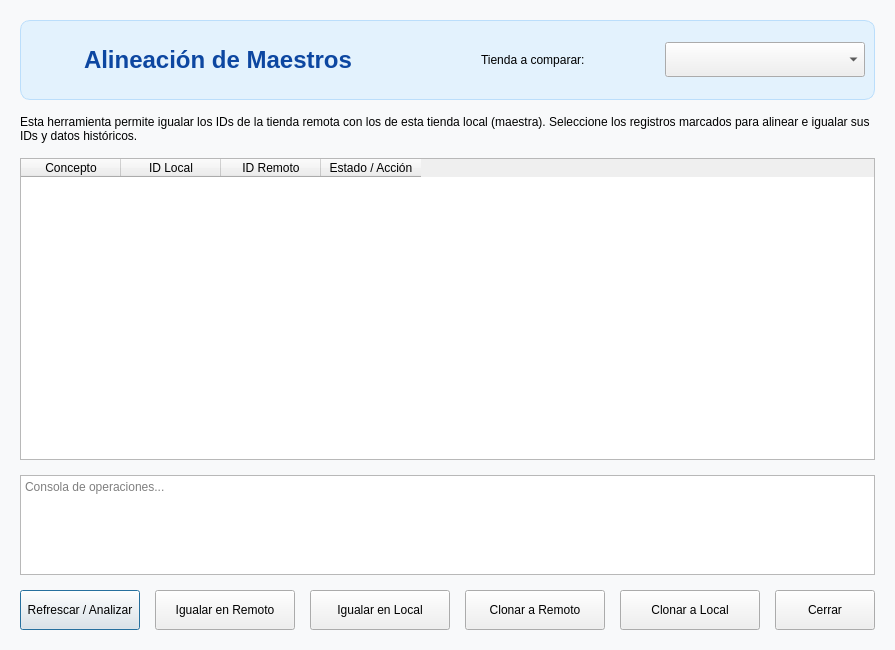
<?xml version="1.0" encoding="UTF-8"?>
<ui version="4.0">
 <class>SaneadorGlobal</class>
 <widget class="QDialog" name="SaneadorGlobal">
  <property name="geometry">
   <rect>
    <x>0</x>
    <y>0</y>
    <width>850</width>
    <height>650</height>
   </rect>
  </property>
  <property name="windowTitle">
   <string>Saneador Maestro Global - Alineación Multi-Tienda</string>
  </property>
  <property name="styleSheet">
   <string notr="true">QDialog { background-color: #f8f9fa; }</string>
  </property>
  <layout class="QVBoxLayout" name="verticalLayout">
   <property name="spacing">
    <number>15</number>
   </property>
   <property name="leftMargin">
    <number>20</number>
   </property>
   <property name="topMargin">
    <number>20</number>
   </property>
   <property name="rightMargin">
    <number>20</number>
   </property>
   <property name="bottomMargin">
    <number>20</number>
   </property>
   <item>
    <widget class="QFrame" name="headerFrame">
     <property name="minimumSize">
      <size>
       <width>0</width>
       <height>80</height>
      </size>
     </property>
     <property name="styleSheet">
      <string notr="true">QFrame#headerFrame {
    background-color: #e3f2fd;
    border-radius: 10px;
    border: 1px solid #bbdefb;
}</string>
     </property>
     <layout class="QHBoxLayout" name="horizontalLayoutHeader">
      <item>
       <widget class="QLabel" name="labelIcono">
        <property name="maximumSize">
         <size>
          <width>48</width>
          <height>48</height>
         </size>
        </property>
        <property name="pixmap">
         <pixmap>../iconos/saneador.png</pixmap>
        </property>
        <property name="scaledContents">
         <bool>true</bool>
        </property>
       </widget>
      </item>
      <item>
       <widget class="QLabel" name="labelTitle">
        <property name="font">
         <font>
          <pointsize>18</pointsize>
          <bold>true</bold>
         </font>
        </property>
        <property name="styleSheet">
         <string notr="true">color: #0d47a1;</string>
        </property>
        <property name="text">
         <string>Alineación de Maestros</string>
        </property>
       </widget>
      </item>
      <item>
       <spacer name="horizontalSpacerHeader">
        <property name="orientation">
         <enum>Qt::Orientation::Horizontal</enum>
        </property>
       </spacer>
      </item>
      <item>
       <layout class="QHBoxLayout" name="layoutTiendaSelector">
        <item>
         <widget class="QLabel" name="label_3">
          <property name="text">
           <string>Tienda a comparar:</string>
          </property>
         </widget>
        </item>
        <item>
         <widget class="QComboBox" name="comboBoxTienda">
          <property name="minimumSize">
           <size>
            <width>200</width>
            <height>35</height>
           </size>
          </property>
         </widget>
        </item>
       </layout>
      </item>
     </layout>
    </widget>
   </item>
   <item>
    <widget class="QLabel" name="labelInfo">
     <property name="text">
      <string>Esta herramienta permite igualar los IDs de la tienda remota con los de esta tienda local (maestra). Seleccione los registros marcados para alinear e igualar sus IDs y datos históricos.</string>
     </property>
     <property name="wordWrap">
      <bool>true</bool>
     </property>
    </widget>
   </item>
   <item>
    <widget class="QTableWidget" name="tableWidget">
     <property name="selectionMode">
      <enum>QAbstractItemView::MultiSelection</enum>
     </property>
     <property name="selectionBehavior">
      <enum>QAbstractItemView::SelectRows</enum>
     </property>
     <property name="columnCount">
      <number>4</number>
     </property>
     <column>
      <property name="text">
       <string>Concepto</string>
      </property>
     </column>
     <column>
      <property name="text">
       <string>ID Local</string>
      </property>
     </column>
     <column>
      <property name="text">
       <string>ID Remoto</string>
      </property>
     </column>
     <column>
      <property name="text">
       <string>Estado / Acción</string>
      </property>
     </column>
    </widget>
   </item>
   <item>
    <widget class="QTextEdit" name="textEditLog">
     <property name="maximumSize">
      <size>
       <width>16777215</width>
       <height>100</height>
      </size>
     </property>
     <property name="readOnly">
      <bool>true</bool>
     </property>
     <property name="placeholderText">
      <string>Consola de operaciones...</string>
     </property>
    </widget>
   </item>
   <item>
    <layout class="QHBoxLayout" name="horizontalLayout">
     <item>
      <widget class="QPushButton" name="pushButtonAnalizar">
       <property name="minimumSize">
        <size>
         <width>120</width>
         <height>40</height>
        </size>
       </property>
       <property name="text">
        <string>Refrescar / Analizar</string>
       </property>
      </widget>
     </item>
     <item>
      <widget class="QPushButton" name="pushButtonIgualar">
       <property name="minimumSize">
        <size>
         <width>140</width>
         <height>40</height>
        </size>
       </property>
       <property name="text">
        <string>Igualar en Remoto</string>
       </property>
      </widget>
     </item>
     <item>
      <widget class="QPushButton" name="pushButtonIgualarLocal">
       <property name="minimumSize">
        <size>
         <width>140</width>
         <height>40</height>
        </size>
       </property>
       <property name="text">
        <string>Igualar en Local</string>
       </property>
      </widget>
     </item>
     <item>
      <widget class="QPushButton" name="pushButtonClonar">
       <property name="minimumSize">
        <size>
         <width>140</width>
         <height>40</height>
        </size>
       </property>
       <property name="text">
        <string>Clonar a Remoto</string>
       </property>
      </widget>
     </item>
     <item>
      <widget class="QPushButton" name="pushButtonClonarLocal">
       <property name="minimumSize">
        <size>
         <width>140</width>
         <height>40</height>
        </size>
       </property>
       <property name="text">
        <string>Clonar a Local</string>
       </property>
      </widget>
     </item>
     <item>
      <spacer name="horizontalSpacer">
       <property name="orientation">
        <enum>Qt::Orientation::Horizontal</enum>
       </property>
       <property name="sizeHint" stdset="0">
        <size>
         <width>40</width>
         <height>20</height>
        </size>
       </property>
      </spacer>
     </item>
     <item>
      <widget class="QPushButton" name="pushButtonCerrar">
       <property name="minimumSize">
        <size>
         <width>100</width>
         <height>40</height>
        </size>
       </property>
       <property name="text">
        <string>Cerrar</string>
       </property>
      </widget>
     </item>
    </layout>
   </item>
  </layout>
 </widget>
 <resources/>
 <connections/>
</ui>
